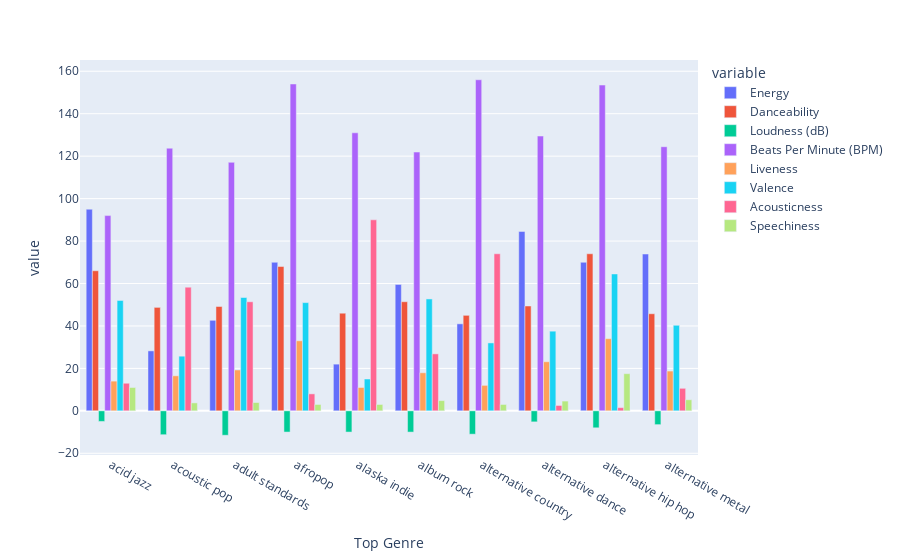

Notebook source saved alongside this figure:
### Code cell
top10 = genre_data[:10]

fig = px.bar(top10, x='Top Genre', y=attr, barmode='group')
fig.show()

### Figure 1 — Plotly figure (JSON) as saved in the notebook; plotly's stock layout.template omitted (floating-point values rounded to 4 significant figures)
{"data": [{"alignmentgroup": "True", "hovertemplate": "variable=Energy<br>Top Genre=%{x}<br>value=%{y}<extra></extra>", "legendgroup": "Energy", "marker": {"color": "#636efa", "pattern": {"shape": ""}}, "name": "Energy", "offsetgroup": "Energy", "orientation": "v", "showlegend": true, "textposition": "auto", "type": "bar", "x": ["acid jazz", "acoustic pop", "adult standards", "afropop", "alaska indie", "album rock", "alternative country", "alternative dance", "alternative hip hop", "alternative metal"], "xaxis": "x", "y": [95, 28.25, 42.66, 70, 22, 59.55, 41, 84.53, 70, 73.89], "yaxis": "y"}, {"alignmentgroup": "True", "hovertemplate": "variable=Danceability<br>Top Genre=%{x}<br>value=%{y}<extra></extra>", "legendgroup": "Danceability", "marker": {"color": "#EF553B", "pattern": {"shape": ""}}, "name": "Danceability", "offsetgroup": "Danceability", "orientation": "v", "showlegend": true, "textposition": "auto", "type": "bar", "x": ["acid jazz", "acoustic pop", "adult standards", "afropop", "alaska indie", "album rock", "alternative country", "alternative dance", "alternative hip hop", "alternative metal"], "xaxis": "x", "y": [66, 48.75, 49.16, 68, 46, 51.41, 45, 49.4, 74, 45.74], "yaxis": "y"}, {"alignmentgroup": "True", "hovertemplate": "variable=Loudness (dB)<br>Top Genre=%{x}<br>value=%{y}<extra></extra>", "legendgroup": "Loudness (dB)", "marker": {"color": "#00cc96", "pattern": {"shape": ""}}, "name": "Loudness (dB)", "offsetgroup": "Loudness (dB)", "orientation": "v", "showlegend": true, "textposition": "auto", "type": "bar", "x": ["acid jazz", "acoustic pop", "adult standards", "afropop", "alaska indie", "album rock", "alternative country", "alternative dance", "alternative hip hop", "alternative metal"], "xaxis": "x", "y": [-5, -11.25, -11.5, -10, -10, -10.01, -11, -5.2, -8, -6.5], "yaxis": "y"}, {"alignmentgroup": "True", "hovertemplate": "variable=Beats Per Minute (BPM)<br>Top Genre=%{x}<br>value=%{y}<extra></extra>", "legendgroup": "Beats Per Minute (BPM)", "marker": {"color": "#ab63fa", "pattern": {"shape": ""}}, "name": "Beats Per Minute (BPM)", "offsetgroup": "Beats Per Minute (BPM)", "orientation": "v", "showlegend": true, "textposition": "auto", "type": "bar", "x": ["acid jazz", "acoustic pop", "adult standards", "afropop", "alaska indie", "album rock", "alternative country", "alternative dance", "alternative hip hop", "alternative metal"], "xaxis": "x", "y": [92, 123.8, 117.1, 154, 131, 121.9, 156, 129.5, 153.5, 124.4], "yaxis": "y"}, {"alignmentgroup": "True", "hovertemplate": "variable=Liveness<br>Top Genre=%{x}<br>value=%{y}<extra></extra>", "legendgroup": "Liveness", "marker": {"color": "#FFA15A", "pattern": {"shape": ""}}, "name": "Liveness", "offsetgroup": "Liveness", "orientation": "v", "showlegend": true, "textposition": "auto", "type": "bar", "x": ["acid jazz", "acoustic pop", "adult standards", "afropop", "alaska indie", "album rock", "alternative country", "alternative dance", "alternative hip hop", "alternative metal"], "xaxis": "x", "y": [14, 16.5, 19.24, 33, 11, 17.92, 12, 23.13, 34, 18.74], "yaxis": "y"}, {"alignmentgroup": "True", "hovertemplate": "variable=Valence<br>Top Genre=%{x}<br>value=%{y}<extra></extra>", "legendgroup": "Valence", "marker": {"color": "#19d3f3", "pattern": {"shape": ""}}, "name": "Valence", "offsetgroup": "Valence", "orientation": "v", "showlegend": true, "textposition": "auto", "type": "bar", "x": ["acid jazz", "acoustic pop", "adult standards", "afropop", "alaska indie", "album rock", "alternative country", "alternative dance", "alternative hip hop", "alternative metal"], "xaxis": "x", "y": [52, 25.75, 53.4, 51, 15, 52.72, 32, 37.53, 64.5, 40.31], "yaxis": "y"}, {"alignmentgroup": "True", "hovertemplate": "variable=Acousticness<br>Top Genre=%{x}<br>value=%{y}<extra></extra>", "legendgroup": "Acousticness", "marker": {"color": "#FF6692", "pattern": {"shape": ""}}, "name": "Acousticness", "offsetgroup": "Acousticness", "orientation": "v", "showlegend": true, "textposition": "auto", "type": "bar", "x": ["acid jazz", "acoustic pop", "adult standards", "afropop", "alaska indie", "album rock", "alternative country", "alternative dance", "alternative hip hop", "alternative metal"], "xaxis": "x", "y": [13, 58.25, 51.38, 8, 90, 26.85, 74, 2.533, 1.5, 10.61], "yaxis": "y"}, {"alignmentgroup": "True", "hovertemplate": "variable=Speechiness<br>Top Genre=%{x}<br>value=%{y}<extra></extra>", "legendgroup": "Speechiness", "marker": {"color": "#B6E880", "pattern": {"shape": ""}}, "name": "Speechiness", "offsetgroup": "Speechiness", "orientation": "v", "showlegend": true, "textposition": "auto", "type": "bar", "x": ["acid jazz", "acoustic pop", "adult standards", "afropop", "alaska indie", "album rock", "alternative country", "alternative dance", "alternative hip hop", "alternative metal"], "xaxis": "x", "y": [11, 3.75, 3.927, 3, 3, 4.818, 3, 4.6, 17.5, 5.229], "yaxis": "y"}], "layout": {"barmode": "group", "legend": {"title": {"text": "variable"}, "tracegroupgap": 0}, "margin": {"t": 60}, "xaxis": {"anchor": "y", "domain": [0, 1], "title": {"text": "Top Genre"}}, "yaxis": {"anchor": "x", "domain": [0, 1], "title": {"text": "value"}}}}
